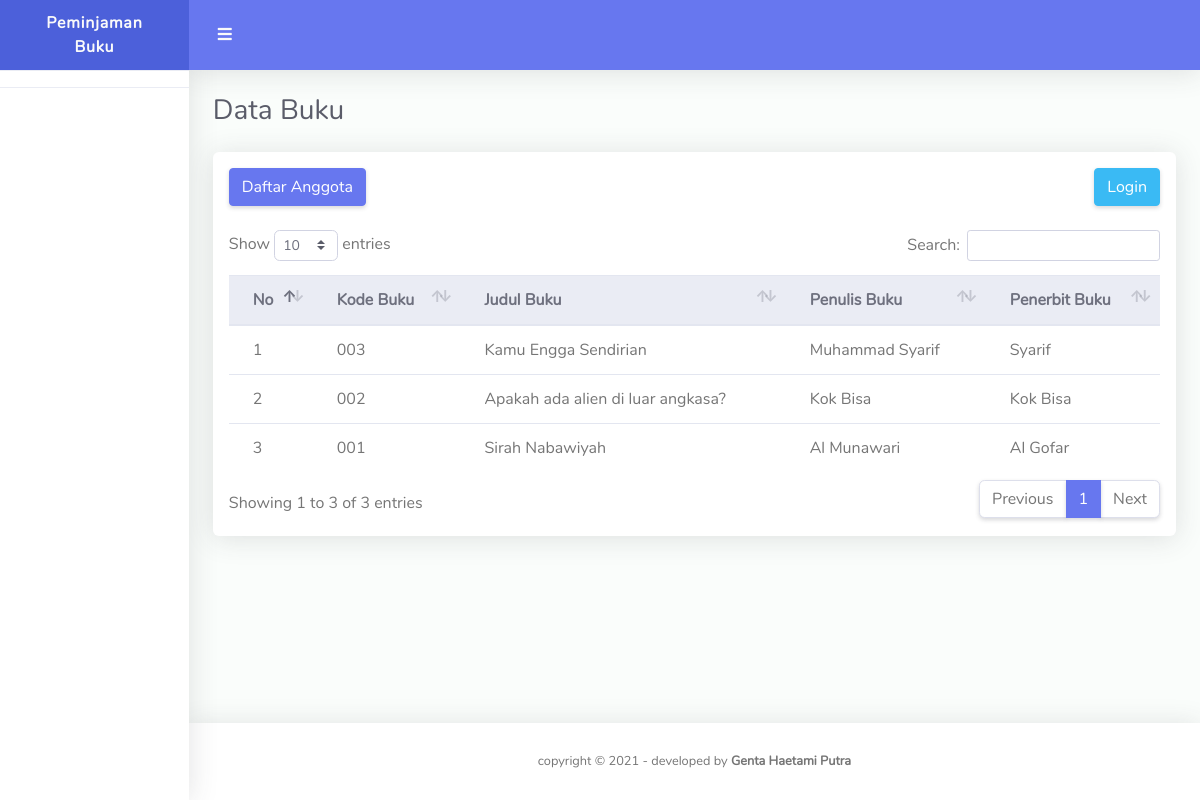
The page /index.php/umum on the database its author committed.
### tables this page shows
CREATE TABLE `buku` (
  `id_buku` int(3) NOT NULL,
  `kode_buku` varchar(50) NOT NULL,
  `judul_buku` varchar(100) NOT NULL,
  `penulis_buku` varchar(100) NOT NULL,
  `penerbit_buku` varchar(100) NOT NULL
);

### application/controllers/Umum.php (called while the page is built, shortened)
<?php
class Umum extends CI_Controller {
	public function index()
	{
		$data['view'] = 'umum_index';
		$data['data'] = $this->db->order_by('id_buku','DESC')->get('buku')->result();
		$this->load->view('template',$data);
	}
}

### index.php (called while the page is built, shortened)
<?php
require_once BASEPATH.'core/CodeIgniter.php';

### application/views/umum_index.php (the view, shortened to what this page needs)
<div class="container-fluid" id="container-wrapper">
  <div class="d-sm-flex align-items-center justify-content-between mb-4">
    <h1 class="h3 mb-0 text-gray-800">Data Buku</h1>
  </div>
  <div class="row">
    <div class="col-lg-12">
      <div class="card mb-4">
        <div class="table-responsive p-3">
          <div class="row">
            <div class="col-md-6">
              <a href="<?= site_url('umum/daftar') ?>" class="btn btn-primary">Daftar Anggota</a> <br><br>
            </div>
            <div class="col-md-6 text-right">
              <a href="<?= site_url('login/anggota') ?>" class="btn btn-info">Login</a> <br><br>
            </div>
          </div>
          <table class="table align-items-center table-flush" id="dataTable">
            <thead class="thead-light">
              <tr>
                <th>No</th>
                <th>Kode Buku</th>
                <th>Judul Buku</th>
                <th>Penulis Buku</th>
                <th>Penerbit Buku</th>
              </tr>
            </thead>
            <tbody>
              <?php
                $no = 1;
                foreach ($data as $key => $r) {
              ?>
              <tr>
                <td><?= $no ?></td>
                <td><?= $r->kode_buku ?></td>
                <td><?= $r->judul_buku ?></td>
                <td><?= $r->penulis_buku ?></td>
                <td><?= $r->penerbit_buku ?></td>
              </tr>
              <?php $no++; } ?>
            </tbody>
          </table>
        </div>
      </div>
    </div>
  </div>
</div>

### rows shown on the page
buku: kode_buku "003", judul_buku "Kamu Engga Sendirian", penulis_buku "Muhammad Syarif", penerbit_buku "Syarif"
buku: kode_buku "002", judul_buku "Apakah ada alien di luar angkasa?", penulis_buku "Kok Bisa", penerbit_buku "Kok Bisa"
buku: kode_buku "001", judul_buku "Sirah Nabawiyah", penulis_buku "Al Munawari", penerbit_buku "Al Gofar"
